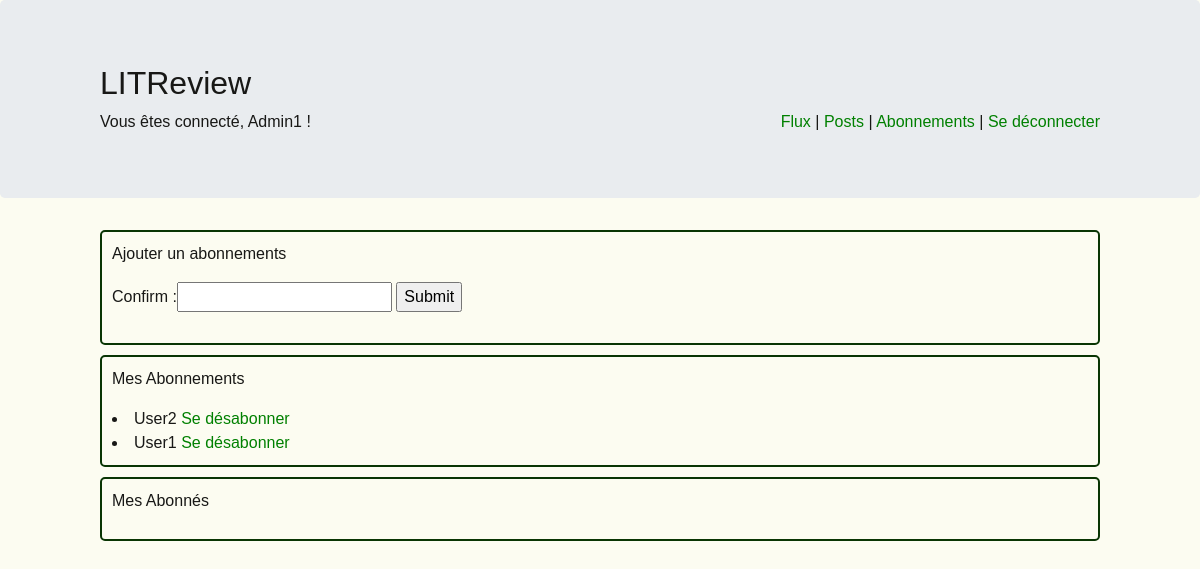
/subscription (signed in), run on an earlier commit of the app's database.
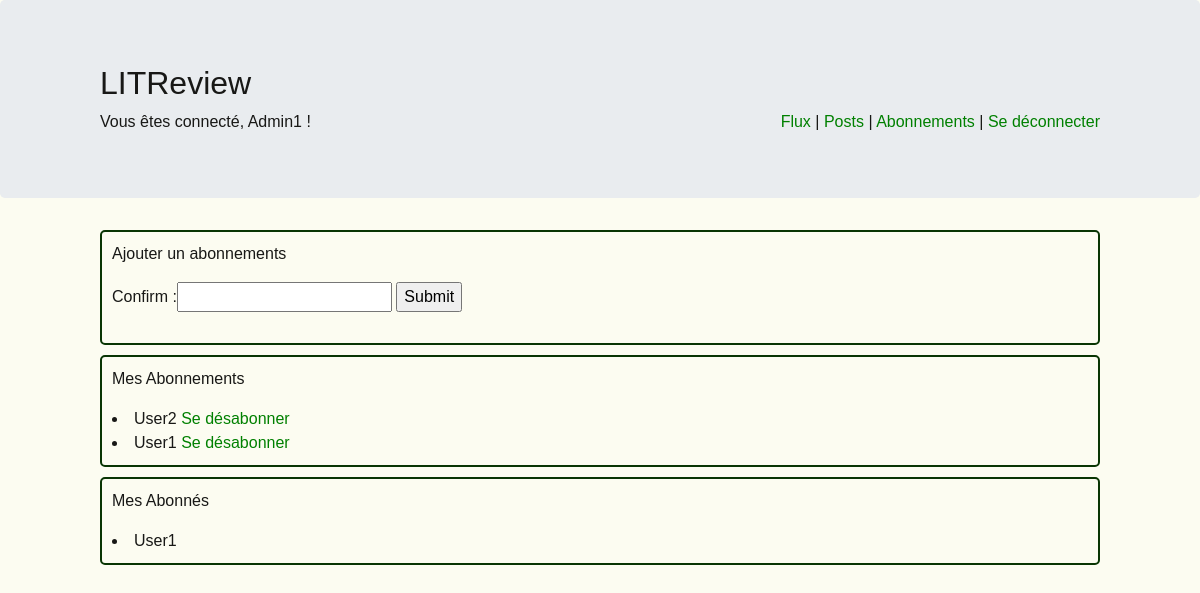
And on a later commit of the database.
### utilisateur/models.py (models this page shows, shortened)
class UserFollows(models.Model):
    objects = models.Manager()
    user = models.ForeignKey(
        to=settings.AUTH_USER_MODEL, on_delete=models.CASCADE, related_name='following')
    followed_user = models.ForeignKey(
        to=settings.AUTH_USER_MODEL, on_delete=models.CASCADE, related_name='following_by')
    confirm = models.CharField(max_length=128, blank=True)
    class Meta:
        unique_together = ('user', 'followed_user', )

class User(AbstractUser):
    pass

### utilisateur/views.py (the view, shortened to what this page needs)
# urls.py: path('subscription', views.subscription, name="subscription"),
@login_required
def subscription(request):
    usersfollows = UserFollows.objects.filter(user=request.user)
    followeds = UserFollows.objects.filter(followed_user=request.user)
    if request.method == "GET":
        form = UserFollowsForm()
        return render(request, 'subscription.html', locals())

### utilisateur/forms.py
class UserFollowsForm(ModelForm):
    class Meta:
        model = UserFollows
        fields = ['confirm']

### utilisateur/templates/subscription.html (shortened to what this page needs)
{% extends 'main.html' %}
{% load static %}
{% block addcss %}
<link rel="stylesheet" href="{% static 'css/style.css' %}">
{% endblock %}
{% block content %}
<div id="block1">
    <p>Ajouter un abonnements</p>
    <form method="POST" action="{% url 'subscription'%}">
    {{ form }}
        <input type="submit">
    </form>
</div>
<div id="block1">
    <p>Mes Abonnements</p>
    {% for usersfollow in usersfollows %}
        <li>{{ usersfollow.followed_user }}
        <a href="{% url 'delete_subs' id_subs=usersfollow.id%}">Se désabonner</a></li>
    {% endfor %}
</div>
<div id="block1">
    <p>Mes Abonnés</p>
    {% for followed in followeds %}
        <li>{{ followed.user }}
    {% endfor %}
</div>
{% endblock %}

What changed in the data, as far as the page shows it:
added UserFollows: user "User1"
